Frame 1 (no input): blank canvas, image omitted
Frame 60 (the mouse pressed at the canvas centre just before this capture): blank canvas, image omitted
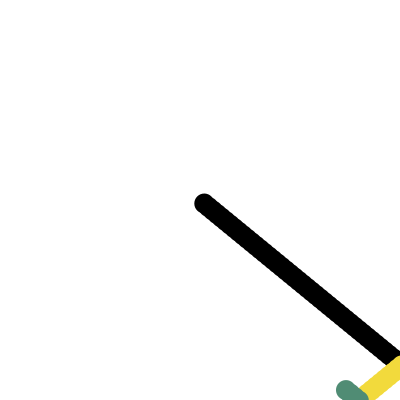
Frame 120 (the mouse held since frame 60 and released just before this capture)

The Processing sketch whose frames 1 and 60 were blank and that drew this single picture after the mouse press (run headless with seeded random() and noise(); from frame 60 on, the mouse is pressed at the canvas centre):

// Processing sketch: processing_50723
// ── processing_50723.pde

//float xspeed = 5;
//float yspeed = 6;
//float x = 0;
//float y = 0;
color ballColor;
float ballR,ballG,ballB;
float colorFactor = .31875;
//boolean hitedge = false;
boolean paused = false;
int MAXBALLS = 100;
Ball[] balls = new Ball[MAXBALLS];
int numballs = 0;


void setup() {
  background(255);
  size(400,400);
  smooth();
  stroke(128);
  noStroke();
}

void draw() {
  for(int i = 0; i< numballs; i++) {
    moveBall(i);
    bounceBall(i);
    colorBall(i);
    drawBall(i);  
  }
  //background(255);
}

void mousePressed() {
  float xspeed = random(3,5);
  float yspeed = random(3,5);

  balls[numballs] = new Ball(mouseX,mouseY,ballColor,xspeed,yspeed);
  numballs++;
  //println("created a new ball at "+mouseX+","+mouseY);
  //println("total balls = "+numballs);
}

void moveBall(int i) {
  balls[i].x = balls[i].x + balls[i].xspeed;
  balls[i].y = balls[i].y + balls[i].yspeed;
}

void bounceBall(int i) {
  if(balls[i].x > width || balls[i].x < 0) {
    balls[i].xspeed = balls[i].xspeed * -1;
    balls[i].hitedge = true;
  }
  if(balls[i].y > height || balls[i].y < 0) {
    balls[i].yspeed = balls[i].yspeed * -1;
    balls[i].hitedge = true;
  }
}

void colorBall(int i) {
  if(balls[i].hitedge) {
    balls[i].hitedge = false;
    ballR = random(255);
    ballG = random(255);
    ballB = random(255);
    ballColor = color(ballR,ballG,ballB);
   // background(ballColor);
  }
}

void drawBall(int i) {
  fill(ballR,ballB,ballG);
  //println("drawing ball "+i+" at "+balls[i].x+","+balls[i].y);
  ellipse(balls[i].x,balls[i].y,20,20);
}

class Ball {
  float x;
  float y;
  color c;
  float xspeed;
  float yspeed;
  boolean hitedge = false;

  Ball(float x_, float y_, color c_, float xspeed_, float yspeed_) {
    x = x_;
    y = y_;
    c = c_;
    xspeed = xspeed_;
    yspeed = yspeed_;
  }

}
